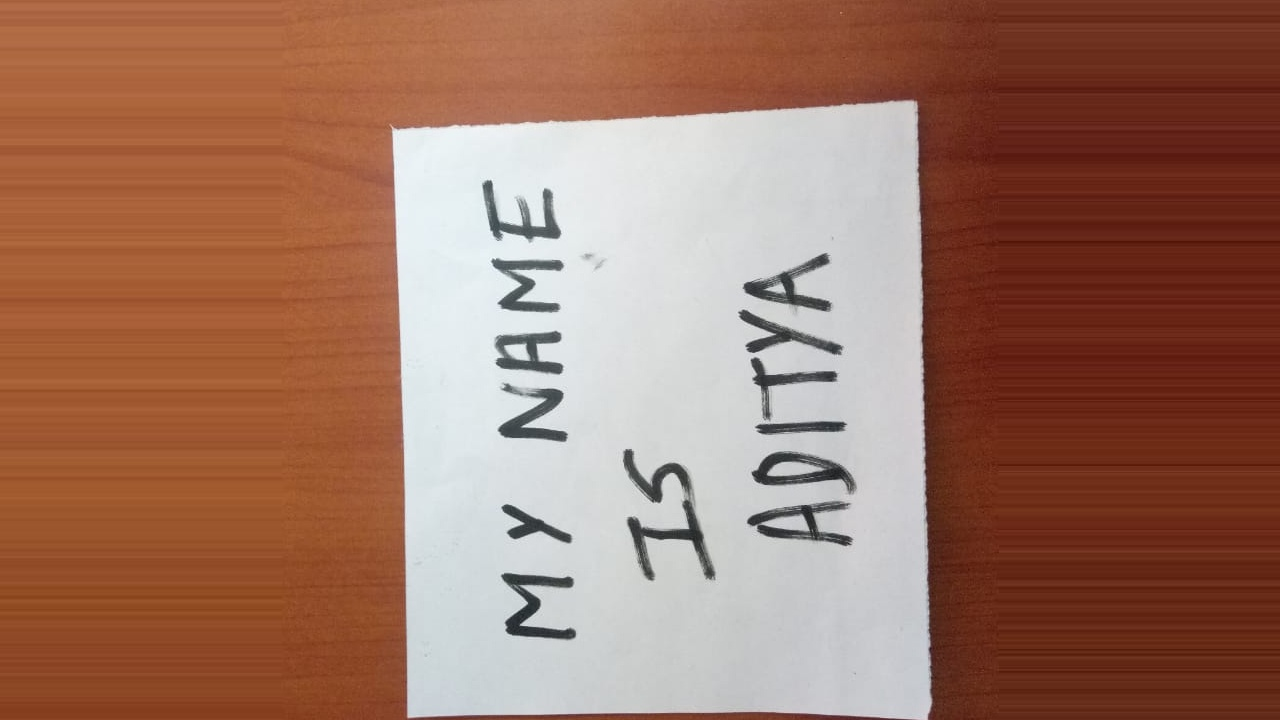
#> input picture aligned_img.jpg, 1280 x 720 px, given in place of original_image.jpg, which was not available
$ python -i docu2base_w_preview_2.py   (imports and definitions only)
#> lines starting #> are read from the running program, lines starting #| are printed output that depends on the picture; after the words box and inside, x2 and y2 are one past the last pixel; in counts of white or black regions, pixels touching at a corner belong together; pictures that were not available may be replaced by others from this repository, and a replacement may not be noted
import cv2
import tkinter as tk
import os
import numpy as np
import imutils
from io import BytesIO
from tkinter import IntVar, ttk, filedialog
from PIL import Image, ImageTk
from skimage.filters import threshold_local

button_width = 15

# [52 lines left out: functions order_points, four_point_transform, not called in this run]


def scan_image(img):
    # Resize image to workable size
    ratio = img.shape[0]/500
    # Create a copy of resized original image for later use
    orig_img = img.copy()
    img = imutils.resize(img, height=500)

    no_text_img = removing_text(img)
    grayed_img = grayscaling(img)
    blurred_img = blurring(grayed_img)
    edged_img = edge_detection(blurred_img)
    contour_img, screenCnt = contours(edged_img, img)
    transformed_img = unwrapping(orig_img, screenCnt, ratio)

    return no_text_img, grayed_img, blurred_img, edged_img, contour_img, transformed_img


def removing_text(img):
    # Removing text from the document
    kernel = np.ones((7, 7), np.uint8)
    no_text_img = cv2.morphologyEx(img, cv2.MORPH_CLOSE, kernel, iterations=5)
    return no_text_img


def grayscaling(no_text_img):
    # Convert to grayscale
    grayed_img = cv2.cvtColor(no_text_img, cv2.COLOR_BGR2GRAY)
    return grayed_img


def blurring(grayed_img):
    # Blur
    blurred_img = cv2.GaussianBlur(grayed_img, (5, 5), 0)
    return blurred_img


def edge_detection(blurred_img):
    # Egde Detection
    edged_img = cv2.Canny(blurred_img, 75, 200)
    return edged_img


def contours(edged_img, img):
    contour_img = cv2.findContours(
        edged_img.copy(), cv2.RETR_LIST, cv2.CHAIN_APPROX_SIMPLE)
    contour_img = imutils.grab_contours(contour_img)
    contour_img = sorted(contour_img, key=cv2.contourArea, reverse=True)[:5]

    for c in contour_img:
        # approximate the contour
        peri = cv2.arcLength(c, True)
        approx = cv2.approxPolyDP(c, 0.02 * peri, True)
        # if our approximated contour has four points, then we
        # can assume that we have found our screen
        if len(approx) == 4:
            screenCnt = approx
            break

    contour_img = cv2.drawContours(img, [screenCnt], -1, (0, 255, 0), 2)

    return contour_img, screenCnt


# [10 lines left out: function unwrapping, not called in this run]


def convert_image():
    directory = "/home/rpig3/docubase/env/bin/mainProg"
    no_text_img_path = os.path.join(directory, "no_text_img.jpg")
    grayed_img_path = os.path.join(directory, "grayed_img.jpg")
    blurred_img_path = os.path.join(directory, "blurred_img.jpg")
    edged_img_path = os.path.join(directory, "edged_img.jpg")
    contoured_img_path = os.path.join(directory, "contoured_img.jpg")
    transformed_img_path = os.path.join(directory, "transformed_img.jpg")
    img = cv2.imread(
        "/home/rpig3/docubase/env/bin/mainProg/original_image.jpg")

    no_text_img, grayed_img, blurred_img, edged_img, contour_img, transformed_img = scan_image(
        img)

    # Save the no text image
    cv2.imwrite(no_text_img_path, no_text_img)
    no_text_preview(no_text_img_path)

    # Save the grayscaled image
    cv2.imwrite(grayed_img_path, grayed_img)
    gray_preview(grayed_img_path)

    # Save the blurred image
    cv2.imwrite(blurred_img_path, blurred_img)
    blur_preview(blurred_img_path)

    # Save the edged image
    cv2.imwrite(edged_img_path, edged_img)
    edge_preview(edged_img_path)

    # Save the contoured image
    cv2.imwrite(contoured_img_path, contour_img)
    contour_preview(contoured_img_path)

    # Save the transformed image
    cv2.imwrite(transformed_img_path, transformed_img)
    transform_preview(transformed_img_path)

    print("scanned")


# Function to update the preview label with the given image path
# [46 lines left out: functions no_text_preview, gray_preview, blur_preview, edge_preview, contour_preview, transform_preview, not called in this run]


# Function to load the image inside the imageView widget
def load_image():
    original_image = cv2.imread(
        "/home/rpig3/docubase/env/bin/mainProg/original_image.jpg")
#> original_image is the input picture: shape (720, 1280, 3); mean B, G, R 98, 115.8, 158.5

    directory = "/home/rpig3/docubase/env/bin/mainProg"
    output_path = os.path.join(directory, "scanned_image.jpg")

    height = 500
    width = int(original_image.shape[1] * (height / original_image.shape[0]))
#> width = 888
    resized_image = cv2.resize(original_image, (width, height))

    cv2.imwrite(output_path, resized_image)

    # Convert NumPy array to PIL Image
    pil_image = Image.fromarray(cv2.cvtColor(resized_image, cv2.COLOR_BGR2RGB))

    # Convert the resized image to PhotoImage
    img = ImageTk.PhotoImage(pil_image)

    # Return the img
    return img


# Initialize the root widget
# [2 lines not run here, left out]

# Frame for the entire content
# [1 line that did not run here, left out]
# [1 line not run here, left out]

# [1 line that did not run here, left out]
# [2 lines not run here, left out]
# [1 line that did not run here, left out]
# [2 lines not run here, left out]

image = load_image()
# [1 line not run here, left out]
# [1 line that did not run here, left out]

# Convert Button
# [1 line that did not run here, left out]
# [1 line not run here, left out]
# [2 lines that did not run here, left out]
# [1 line not run here, left out]

# Frame for right side contents (invisible)
# [1 line that did not run here, left out]
# [1 line not run here, left out]

# Frame for image preview
# [1 line that did not run here, left out]
# [1 line not run here, left out]

# [1 line that did not run here, left out]
# [2 lines not run here, left out]
# [1 line that did not run here, left out]
# [2 lines not run here, left out]
# [1 line that did not run here, left out]
# [2 lines not run here, left out]
# [1 line that did not run here, left out]
# [2 lines not run here, left out]
# [1 line that did not run here, left out]
# [2 lines not run here, left out]
# [1 line that did not run here, left out]
# [9 lines not run here, left out]

>>> result = convert_image()
#> in removing_text, `no_text_img = cv2.morphologyEx(img, cv2.MORPH_CLOSE, kernel, iteration..`:
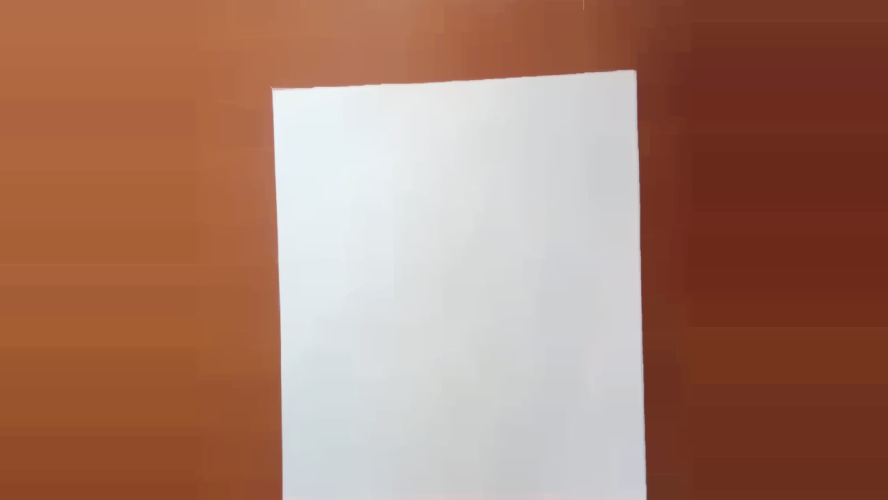
#> no_text_img: shape (500, 888, 3); mean of channels 0, 1, 2 106.3, 124.2, 167; drawn as B, G, R
#> in grayscaling, `grayed_img = cv2.cvtColor(no_text_img, cv2.COLOR_BGR2GRAY)`:
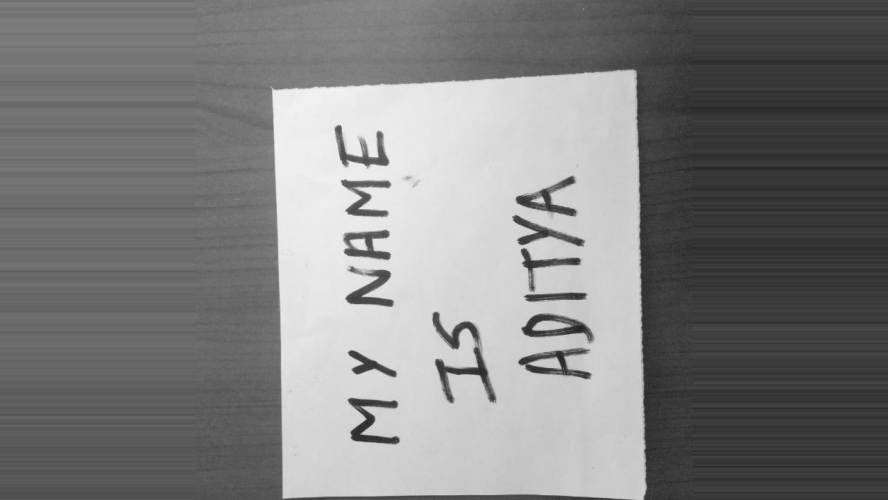
#> grayed_img: shape (500, 888); min 33, max 244, mean 126.5
#> in edge_detection, `edged_img = cv2.Canny(blurred_img, 75, 200)`:
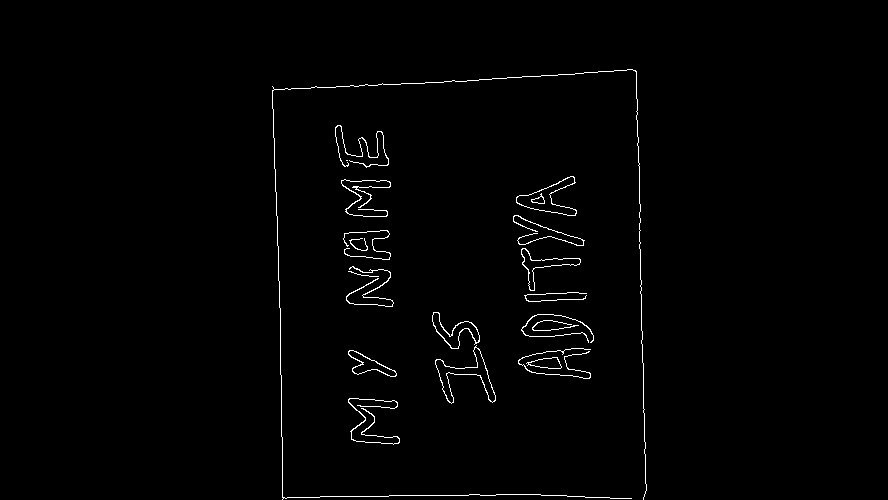
#> edged_img: shape (500, 888); 1.1% white in thin lines or dots, all inside (x1, y1, x2, y2) = (272, 69, 647, 500)
#> in contours, `contour_img = cv2.findContours( edged_img.copy(), cv2.RETR_LIST, cv2.C..`: contour_img = 28 contours, 8 with area under 20; largest, box (x1, y1, x2, y2) and area: (516, 176, 577, 216) 916, (435, 345, 496, 404) 912, (516, 176, 577, 216) 889, (435, 347, 496, 404) 880, (432, 312, 480, 349) 612
#> in contours, `contour_img = sorted(contour_img, key=cv2.contourArea, reverse=True)[:5]`: contour_img = 5 contours; box (x1, y1, x2, y2) and area: (516, 176, 577, 216) 916, (435, 345, 496, 404) 912, (516, 176, 577, 216) 889, (435, 347, 496, 404) 880, (432, 312, 480, 349) 612
#> the loop in contours, `for c in contour_img:` made 5 passes
#> peri on passes 1 to 5: 215.4, 292.6, 211.7, 286.6, 191
#> (the run stopped early here; a loop or call above may not have finished)
